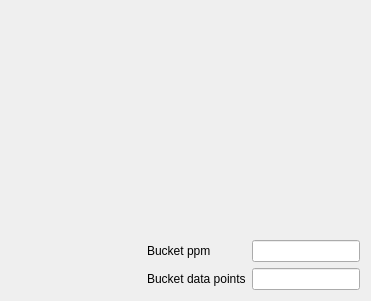
              <widget class="QWidget" name="bucketSpectraTab">
               <layout class="QGridLayout" name="gridLayout_16">
                <item row="0" column="1">
                 <spacer name="verticalSpacer_7">
                  <property name="orientation">
                   <enum>Qt::Vertical</enum>
                  </property>
                  <property name="sizeHint" stdset="0">
                   <size>
                    <width>20</width>
                    <height>229</height>
                   </size>
                  </property>
                 </spacer>
                </item>
                <item row="1" column="0">
                 <spacer name="horizontalSpacer_26">
                  <property name="orientation">
                   <enum>Qt::Horizontal</enum>
                  </property>
                  <property name="sizeHint" stdset="0">
                   <size>
                    <width>136</width>
                    <height>20</height>
                   </size>
                  </property>
                 </spacer>
                </item>
                <item row="1" column="1">
                 <layout class="QHBoxLayout" name="horizontalLayout_46">
                  <item>
                   <layout class="QVBoxLayout" name="verticalLayout_17">
                    <item>
                     <widget class="QLabel" name="label_63">
                      <property name="text">
                       <string>Bucket ppm</string>
                      </property>
                     </widget>
                    </item>
                    <item>
                     <widget class="QLabel" name="label_64">
                      <property name="text">
                       <string>Bucket data points</string>
                      </property>
                     </widget>
                    </item>
                   </layout>
                  </item>
                  <item>
                   <layout class="QVBoxLayout" name="verticalLayout_18">
                    <item>
                     <widget class="QLineEdit" name="bucketPpmLE"/>
                    </item>
                    <item>
                     <widget class="QLineEdit" name="bucketDataPointsLE"/>
                    </item>
                   </layout>
                  </item>
                 </layout>
                </item>
               </layout>
              </widget>
